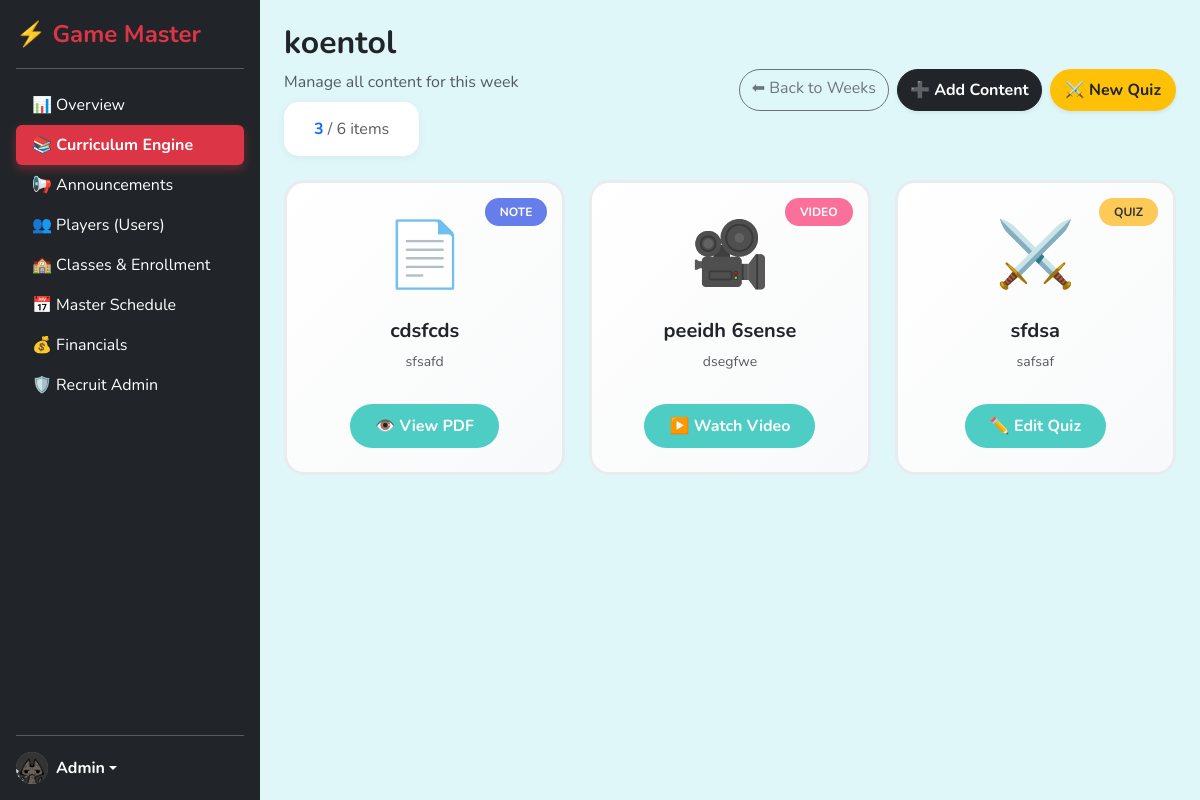
/admin/week_materials.php?week_id=1 (signed in), run on the app's committed database.
### tables this page shows
CREATE TABLE `weeks` (
  `week_id` int(11) NOT NULL,
  `subject_id` int(11) NOT NULL,
  `title` varchar(255) NOT NULL,
  `sort_order` int(11) DEFAULT 0,
  `is_visible` tinyint(1) DEFAULT 0
);

CREATE TABLE `materials` (
  `material_id` int(11) NOT NULL,
  `week_id` int(11) DEFAULT NULL,
  `class_id` int(11) DEFAULT NULL,
  `title` varchar(100) NOT NULL,
  `description` text DEFAULT NULL,
  `type` enum('note','reading_session') DEFAULT 'note',
  `file_path` varchar(255) NOT NULL,
  `uploaded_by` int(11) NOT NULL,
  `created_at` timestamp NOT NULL DEFAULT current_timestamp(),
  `thumbnail` varchar(255) DEFAULT 'default_note.png'
);

CREATE TABLE `videos` (
  `video_id` int(11) NOT NULL,
  `week_id` int(11) DEFAULT NULL,
  `title` varchar(255) NOT NULL,
  `description` text DEFAULT NULL,
  `youtube_link` varchar(255) NOT NULL,
  `thumbnail` varchar(255) DEFAULT 'default_video.png',
  `created_by` int(11) NOT NULL,
  `created_at` timestamp NOT NULL DEFAULT current_timestamp(),
  `class_id` int(11) DEFAULT NULL
);

CREATE TABLE `quizzes` (
  `quiz_id` int(11) NOT NULL,
  `week_id` int(11) DEFAULT NULL,
  `title` varchar(100) NOT NULL,
  `description` text DEFAULT NULL,
  `file_path` varchar(255) NOT NULL,
  `thumbnail` varchar(255) DEFAULT 'default_quiz.png',
  `created_by` int(11) NOT NULL,
  `created_at` timestamp NOT NULL DEFAULT current_timestamp(),
  `class_id` int(11) DEFAULT NULL
);

### admin/week_materials.php (the view, shortened to what this page needs)
<?php
require_once '../config/db.php';
$week_id = $_GET['week_id'] ?? 0;
$stmt = $pdo->prepare("SELECT * FROM weeks WHERE week_id = ?");
$stmt->execute([$week_id]);
$week = $stmt->fetch();
$materials = $pdo->prepare("SELECT * FROM materials WHERE week_id = ? AND class_id IS NULL ORDER BY created_at DESC");
$materials->execute([$week_id]);
$materials = $materials->fetchAll();
$videos = $pdo->prepare("SELECT * FROM videos WHERE week_id = ? AND class_id IS NULL ORDER BY created_at DESC");
$videos->execute([$week_id]);
$videos = $videos->fetchAll();
$quizzes = $pdo->prepare("SELECT * FROM quizzes WHERE week_id = ? AND class_id IS NULL ORDER BY created_by DESC");
$quizzes->execute([$week_id]);
$quizzes = $quizzes->fetchAll();
$totalCount = count($materials) + count($videos) + count($quizzes);
?>
<!DOCTYPE html>
<html lang="en">
<head>
    <link href="https://cdn.jsdelivr.net/npm/bootstrap@5.3.0/dist/css/bootstrap.min.css" rel="stylesheet">
</head>
<body>
<div class="d-flex">
    <?php include 'sidebar.php'; ?>
    <div class="flex-grow-1 p-4" style="background-color: #E0F7FA;">
        <div class="d-flex justify-content-between align-items-center mb-4">
            <div>
                <h2 class="fw-bold"><?php echo htmlspecialchars($week['title']); ?></h2>
                <p class="text-muted mb-2">Manage all content for this week</p>
                <div class="content-count">
                    <span class="fw-bold text-primary"><?php echo $totalCount; ?></span>
                    <span class="text-muted"> / 6 items</span>
                </div>
            </div>
            <div class="d-flex gap-2">
                <a href="subject_weeks.php?subject_id=<?php echo $week['subject_id']; ?>" class="btn btn-outline-secondary rounded-pill">⬅ Back to Weeks</a>
                <?php if($totalCount < 6): ?>
                    <button class="btn btn-dark rounded-pill fw-bold shadow-sm" data-bs-toggle="modal" data-bs-target="#uploadModal">➕ Add Content</button>
                    <a href="quiz_builder.php?week_id=<?php echo $week_id; ?>" class="btn btn-warning rounded-pill fw-bold shadow-sm border border-3 border-warning text-dark">⚔️ New Quiz</a>
                <?php endif; ?>
            </div>
        </div>
        <div class="row g-4">
            <?php foreach($materials as $m): ?>
                <div class="col-md-6 col-lg-4">
                    <div class="content-card p-4 d-flex flex-column">
                        <span class="type-badge badge-<?php echo $m['type'] == 'reading_session' ? 'reading' : 'note'; ?>">
                            <?php echo $m['type'] == 'reading_session' ? 'Reading' : 'Note'; ?>
                        </span>
                        <div class="text-center flex-grow-1 d-flex flex-column justify-content-between">
                            <div>
                                <span class="content-icon"><?php echo $m['type'] == 'reading_session' ? '📖' : '📄'; ?></span>
                                <h5 class="fw-bold mb-2"><?php echo htmlspecialchars($m['title']); ?></h5>
                                <p class="text-muted small"><?php echo htmlspecialchars(substr($m['description'] ?? 'No description', 0, 80)); ?></p>
                            </div>
                            <div class="mt-3">
                                <button class="btn view-btn" data-bs-toggle="modal" data-bs-target="#viewPDF<?php echo $m['material_id']; ?>">
                                    👁️ View PDF
                                </button>
                            </div>
                        </div>
                    </div>
                </div>
            <?php endforeach; ?>
            <?php foreach($videos as $v):
            ?>
                <div class="col-md-6 col-lg-4">
                    <div class="content-card p-4 d-flex flex-column">
                        <span class="type-badge badge-video">Video</span>
                        <div class="text-center flex-grow-1 d-flex flex-column justify-content-between">
                            <div>
                                <span class="content-icon">🎥</span>
                                <h5 class="fw-bold mb-2"><?php echo htmlspecialchars($v['title']); ?></h5>
                                <p class="text-muted small"><?php echo htmlspecialchars(substr($v['description'] ?? 'No description', 0, 80)); ?></p>
                            </div>
                            <div class="mt-3">
                                <button class="btn view-btn" data-bs-toggle="modal" data-bs-target="#viewVideo<?php echo $v['video_id']; ?>">
                                    ▶️ Watch Video
                                </button>
                            </div>
                        </div>
                    </div>
                </div>
            <?php endforeach; ?>
            <?php foreach($quizzes as $q): ?>
                <div class="col-md-6 col-lg-4">
                    <div class="content-card p-4 d-flex flex-column">
                        <span class="type-badge badge-quiz">Quiz</span>
                        <div class="text-center flex-grow-1 d-flex flex-column justify-content-between">
                            <div>
                                <span class="content-icon">⚔️</span>
                                <h5 class="fw-bold mb-2"><?php echo htmlspecialchars($q['title']); ?></h5>
                                <p class="text-muted small"><?php echo htmlspecialchars(substr($q['description'] ?? 'No description', 0, 80)); ?></p>
                            </div>
                            <div class="mt-3 d-flex gap-2 justify-content-center">
                                <a href="quiz_builder.php?week_id=<?php echo $week_id; ?>&edit_id=<?php echo $q['quiz_id']; ?>" class="btn view-btn">
                                    ✏️ Edit Quiz
                                </a>
                            </div>
                        </div>
                    </div>
                </div>
            <?php endforeach; ?>
        </div>
    </div>
</div>
</body>
</html>

### admin/week_materials.php (style rules this page uses)
body { background-color: #E0F7FA; font-family: 'Nunito', sans-serif; }
.content-card { background: linear-gradient(135deg, #ffffff 0%, #f8f9fa 100%); border-radius: 20px; border: 3px solid #e9ecef; transition: all 0.3s ease; position: relative; overflow: hidden; height: 100%; min-height: 280px; }
.content-icon { font-size: 4rem; margin-bottom: 1rem; display: block; }
.type-badge { position: absolute; top: 15px; right: 15px; padding: 5px 15px; border-radius: 20px; font-size: 0.75rem; font-weight: 700; text-transform: uppercase; }
.badge-note { background: #667eea; color: white; }
.badge-video { background: #fa709a; color: white; }
.badge-quiz { background: #feca57; color: #2d3436; }
.view-btn { background: #4ECDC4; color: white; border: none; padding: 10px 25px; border-radius: 25px; font-weight: 700; transition: all 0.2s; }
.content-count { background: white; padding: 15px 30px; border-radius: 15px; display: inline-block; box-shadow: 0 2px 10px rgba(0,0,0,0.05); }

### data on the page
weeks: title "koentol"
materials: type "NOTE", title "cdsfcds", description "sfsafd"
videos: title "peeidh 6sense", description "dsegfwe"
quizzes: title "sfdsa", description "safsaf"

### other printed values
$totalCount "3"
